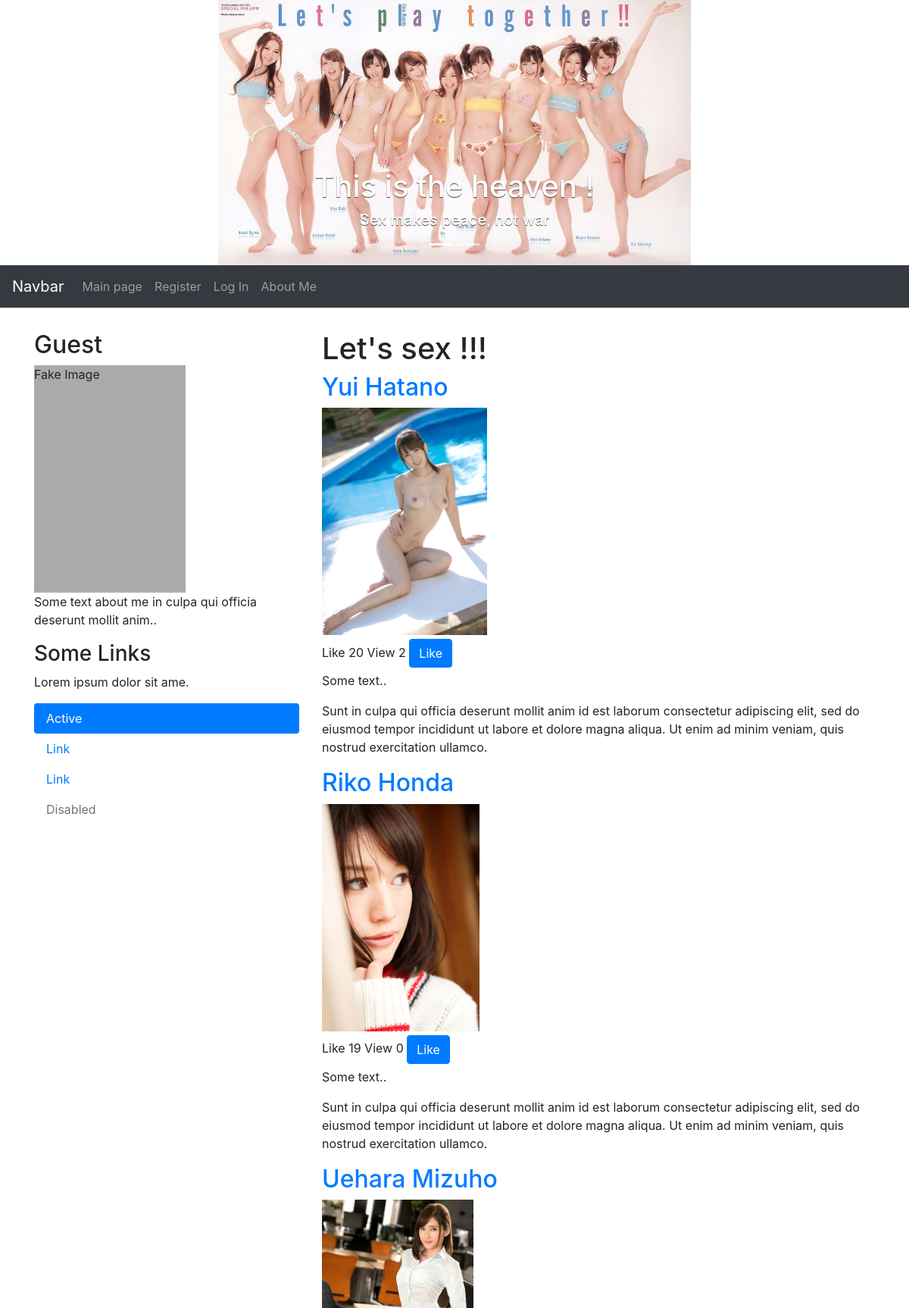
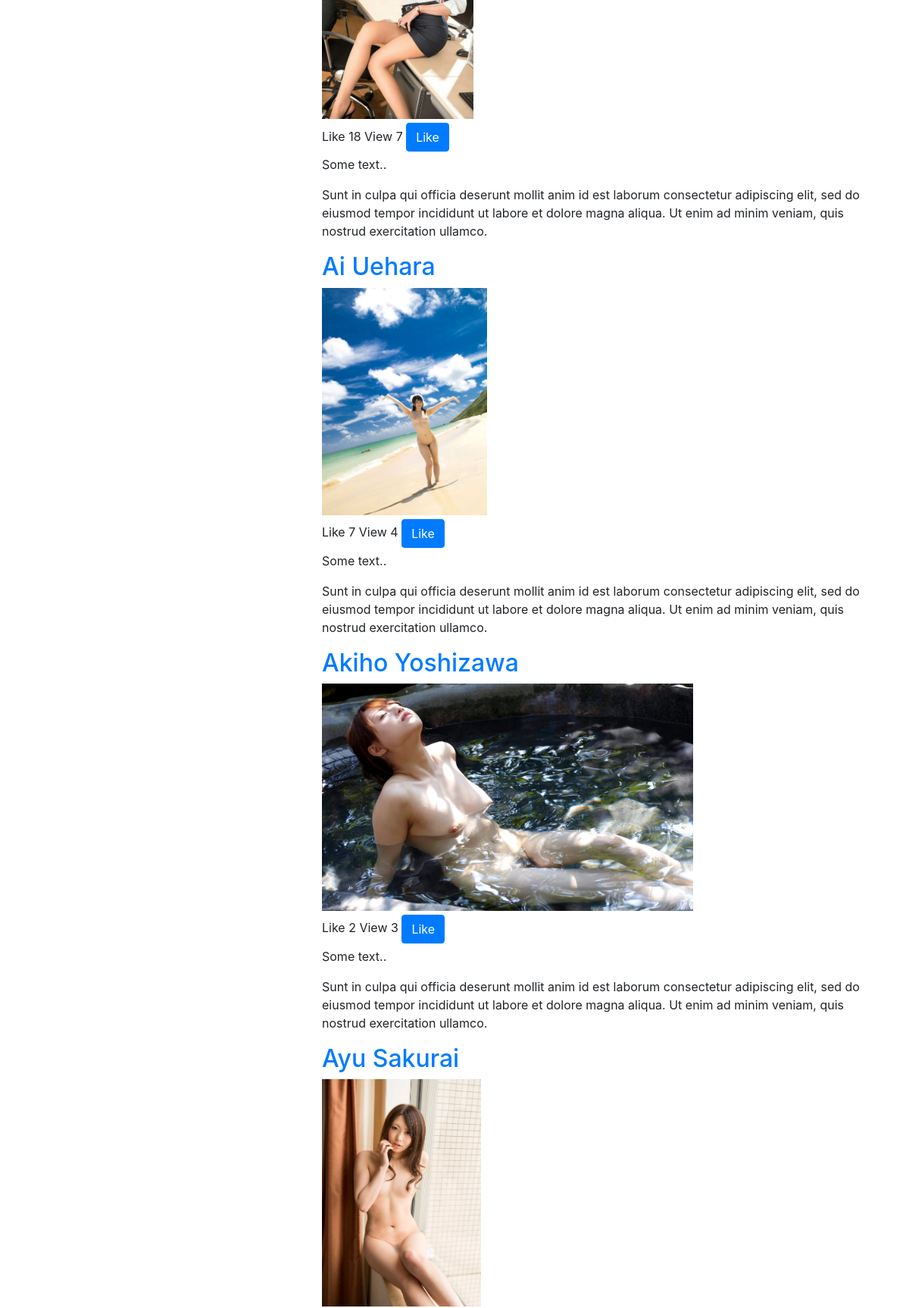
Screenshot of /jav/ (upper part) with the database file from the repository (2 pictures, top to bottom).
### jav/models.py (models this page shows, shortened)
class Actress(models.Model):
    name = models.CharField(max_length=128, unique=True)
    view = models.IntegerField(default=0)
    like = models.IntegerField(default=0)
    image = models.ImageField(upload_to='actress_images/', blank=True)
    slug = models.SlugField()

### jav/views.py (the view)
# urls.py: path(''     , views.index, name='index'),
def index(request):
    context_dict = {}
    actress_list = Actress.objects.order_by('-like')[:10]
    context_dict['actresses'] = actress_list
    visits = request.session.get('visits')
    if not visits:
        visits = 1
    reset_last_visit_time = False
    if request.user.is_authenticated:
        userprofile = UserProfile.objects.get(user=request.user)
        context_dict['userprofile'] = userprofile
    last_visit = request.session.get('last_visit')
    if last_visit:
        last_visit_time = datetime.strptime(last_visit[:-7], "%Y-%m-%d %H:%M:%S")
        if (datetime.now() - last_visit_time).seconds > 5:
            visits = visits + 1
            reset_last_visit_time = True
    else:
        reset_last_visit_time = True
    context_dict['visits'] = visits
    response = render(request, 'jav/index.html', context_dict)
    if reset_last_visit_time:
        request.session['last_visit'] = str(datetime.now())
        request.session['visits'] = visits
    return response

### jav/templates/jav/index.html (shortened to what this page needs)
{% extends 'base.html' %}
{% load static %}
{% block body_block %}
    <div class="page-header"><h1> Let's sex !!! </h1></div>
    {% if actresses %}
        {% for actress in actresses %}
            <h2><a href="{% url 'actress-detail' actress.slug %}">{{ actress.name }}</a></h2>
            <img src="/jav{{ actress.image.url }}" height="300px" />
            <ul class="act">
                <li class="like_count" data-catid="{{actress.id}}">Like {{ actress.like}}</li>
                <li>View {{ actress.view }}</li>
                <li><button id="likes" data-catid="{{actress.id}}" class="btn btn-primary likes" type="button">Like</button></li>
            </ul>
            <p>Some text..</p>
            <p>Sunt in culpa qui officia deserunt mollit anim id est laborum consectetur adipiscing elit, sed do eiusmod tempor incididunt ut labore et dolore magna aliqua. Ut enim ad minim veniam, quis nostrud exercitation ullamco.</p>
        {% endfor %}
    {% else %}
        <strong>Nothing !!!</strong>
    {% endif%}
{% endblock %}

### jav/templates/base.html (shortened to what this page needs)
{% load static %}
<!DOCTYPE html>
<html lang="en">
<head>
  <link rel="stylesheet" href="https://maxcdn.bootstrapcdn.com/bootstrap/4.1.0/css/bootstrap.min.css">
</head>
<body>
<div class="jumbotron text-center" style="margin-bottom:0">
    <div id="demo" class="carousel slide carousel-fade" data-ride="carousel" data-interval=1000 >
        <ul class="carousel-indicators">
            <li data-target="#demo" data-slide-to="0" class="active"></li>
            <li data-target="#demo" data-slide-to="1"></li>
        </ul>
        <div class="carousel-inner">
            <div class="carousel-item active">
                <img src="{% static '/jav/images/slide-1.jpg' %}" alt="Los Angeles">
                <div class="carousel-caption d-none d-md-block">
                    <h1> This is the heaven !</h1>
                    <h5> Sex makes peace, not war </h5>
                </div>
            </div>
        </div>
        <a class="carousel-control-prev" href="#demo" data-slide="prev">
            <span class="carousel-control-prev-icon"></span>
        </a>
        <a class="carousel-control-next" href="#demo" data-slide="next">
            <span class="carousel-control-next-icon"></span>
        </a>
    </div>
</div>
<nav class="navbar navbar-expand-sm bg-dark navbar-dark">
  <a class="navbar-brand" href="#">Navbar</a>
  <div class="collapse navbar-collapse" id="collapsibleNavbar">
    <ul class="navbar-nav">
        <li class="nav-item"><a class="nav-link" href="{% url 'index' %}"> Main page </a></li>
        {% if user.is_authenticated %}
        <li class="nav-item"><a class="nav-link" href="{% url 'add-actress' %}"> New actress </a></li>
        <li class="nav-item"><a class="nav-link" href="{% url 'restricted-site' %}"> VIP only </a></li>
        <li class="nav-item"><a class="nav-link" href="{% url 'user-logout' %}?next=/jav/"> Log Out </a></li>
        {% else %}
        <li class="nav-item"><a class="nav-link" href="{% url 'user-register' %}"> Register </a></li>
        <li class="nav-item"><a class="nav-link" href="{% url 'user-login' %}"> Log In </a></li>
        {% endif %}
        <li class="nav-item"><a class="nav-link" href="{% url 'about' %}"> About Me</a></li>
    </ul>
  </div>
</nav>
<div class="container" style="margin-top:30px">
  <div class="row">
    <div class="col-sm-4">
      {% if user.is_authenticated %}
      <h2>{{ user.username }}</h2>
      <img src="/jav{{ request.session.avatar_url }}" width="200px" height="300px" />
      {% else %}
      <h2>Guest</h2>
      <div class="fakeimg">Fake Image</div>
      {% endif %}
      <p>Some text about me in culpa qui officia deserunt mollit anim..</p>
      <h3>Some Links</h3>
      <p>Lorem ipsum dolor sit ame.</p>
      <ul class="nav nav-pills flex-column">
        <li class="nav-item">
          <a class="nav-link active" href="#">Active</a>
        </li>
        <li class="nav-item">
          <a class="nav-link" href="#">Link</a>
        </li>
        <li class="nav-item">
          <a class="nav-link" href="#">Link</a>
        </li>
        <li class="nav-item">
          <a class="nav-link disabled" href="#">Disabled</a>
        </li>
      </ul>
    </div>
    <div class="col-sm-8">
      {% block body_block %}
      {% endblock %}
    </div>
  </div>
</div>
</body>
</html>

### jav/templates/jav/index.html (style rules this page uses)
.act { padding: 0px; margin-top: 5px; margin-bottom: 5px; }
.act li { display: inline-block; padding: 0px; }

### rows the page displays
Actress: name "Yui Hatano", image (picture), like "20", view "2"
Actress: name "Riko Honda", image (picture), like "19", view "0"
Actress: name "Uehara Mizuho", image (picture), like "18", view "7"
Actress: name "Ai Uehara", image (picture), like "7", view "4"
Actress: name "Akiho Yoshizawa", image (picture), like "2", view "3"
Actress: name "Ayu Sakurai", image (picture)
